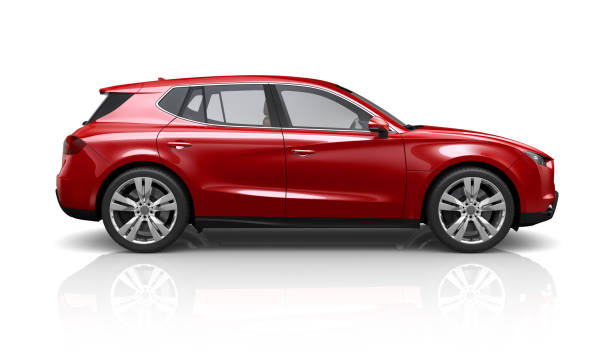
#> input picture car.jpg, 612 x 358 px
$ python car_and_pedestrian_tracking.py
#> lines starting #> are read from the running program, lines starting #| are printed output that depends on the picture
import cv2

#our image
img_file= 'car.jpg'

#our pre trained car classifier
classifier_file='car_detection.xml'

#create opencv image
img=cv2.imread(img_file)
#> img is the input picture: shape (358, 612, 3); mean B, G, R 190.6, 189.6, 208.9

#convert to bnw for haarcascade
bnw=cv2.cvtColor(img,cv2.COLOR_BGR2GRAY)
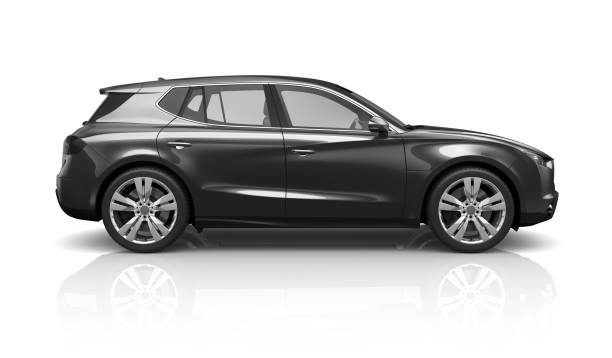
#> bnw: shape (358, 612); min 0, max 255, mean 195.5

#our pre trained car classifier
car_tracker=cv2.CascadeClassifier(classifier_file)

#detect cars
carss=car_tracker.detectMultiScale(bnw)
#> carss = ()

#draw rectangle
for(x,y,w,h) in carss:

   cv2.rectangle(img, (x,y),(x+w, y+h), (0,0,255),2)
#> this loop made 0 passes

#show the image with car spotted
cv2.imshow('ana car',img)

cv2.waitKey()
